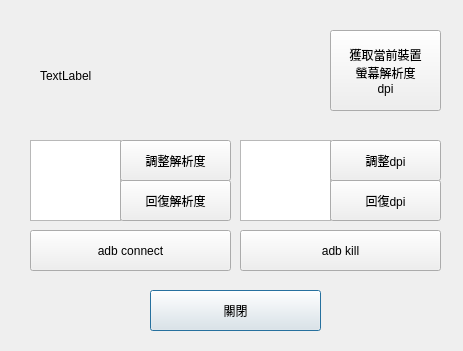
<?xml version="1.0" encoding="UTF-8"?>
<ui version="4.0">
 <class>Dialog</class>
 <widget class="QDialog" name="Dialog">
  <property name="geometry">
   <rect>
    <x>0</x>
    <y>0</y>
    <width>463</width>
    <height>351</height>
   </rect>
  </property>
  <property name="windowTitle">
   <string>Dialog</string>
  </property>
  <widget class="QPushButton" name="stop_Button">
   <property name="geometry">
    <rect>
     <x>150</x>
     <y>290</y>
     <width>171</width>
     <height>41</height>
    </rect>
   </property>
   <property name="text">
    <string>關閉</string>
   </property>
  </widget>
  <widget class="QLabel" name="info_label">
   <property name="geometry">
    <rect>
     <x>40</x>
     <y>20</y>
     <width>281</width>
     <height>111</height>
    </rect>
   </property>
   <property name="text">
    <string>TextLabel</string>
   </property>
  </widget>
  <widget class="QListWidget" name="size_listWidget">
   <property name="geometry">
    <rect>
     <x>30</x>
     <y>140</y>
     <width>91</width>
     <height>81</height>
    </rect>
   </property>
  </widget>
  <widget class="QPushButton" name="adb_kill_button">
   <property name="geometry">
    <rect>
     <x>240</x>
     <y>230</y>
     <width>201</width>
     <height>41</height>
    </rect>
   </property>
   <property name="text">
    <string>adb kill</string>
   </property>
  </widget>
  <widget class="QPushButton" name="adjust_button">
   <property name="geometry">
    <rect>
     <x>120</x>
     <y>140</y>
     <width>111</width>
     <height>41</height>
    </rect>
   </property>
   <property name="text">
    <string>調整解析度</string>
   </property>
  </widget>
  <widget class="QPushButton" name="reset_button">
   <property name="geometry">
    <rect>
     <x>120</x>
     <y>180</y>
     <width>111</width>
     <height>41</height>
    </rect>
   </property>
   <property name="text">
    <string>回復解析度</string>
   </property>
  </widget>
  <widget class="QPushButton" name="adb_button">
   <property name="geometry">
    <rect>
     <x>30</x>
     <y>230</y>
     <width>201</width>
     <height>41</height>
    </rect>
   </property>
   <property name="text">
    <string>adb connect</string>
   </property>
  </widget>
  <widget class="QListWidget" name="dpi_listWidget">
   <property name="geometry">
    <rect>
     <x>240</x>
     <y>140</y>
     <width>91</width>
     <height>81</height>
    </rect>
   </property>
  </widget>
  <widget class="QPushButton" name="dpi_adjust_button">
   <property name="geometry">
    <rect>
     <x>330</x>
     <y>140</y>
     <width>111</width>
     <height>41</height>
    </rect>
   </property>
   <property name="text">
    <string>調整dpi</string>
   </property>
  </widget>
  <widget class="QPushButton" name="dpi_reset_button">
   <property name="geometry">
    <rect>
     <x>330</x>
     <y>180</y>
     <width>111</width>
     <height>41</height>
    </rect>
   </property>
   <property name="text">
    <string>回復dpi</string>
   </property>
  </widget>
  <widget class="QPushButton" name="get_device_info_Button">
   <property name="geometry">
    <rect>
     <x>330</x>
     <y>30</y>
     <width>111</width>
     <height>81</height>
    </rect>
   </property>
   <property name="text">
    <string>獲取當前裝置
螢幕解析度
dpi</string>
   </property>
  </widget>
 </widget>
 <resources/>
 <connections/>
</ui>
